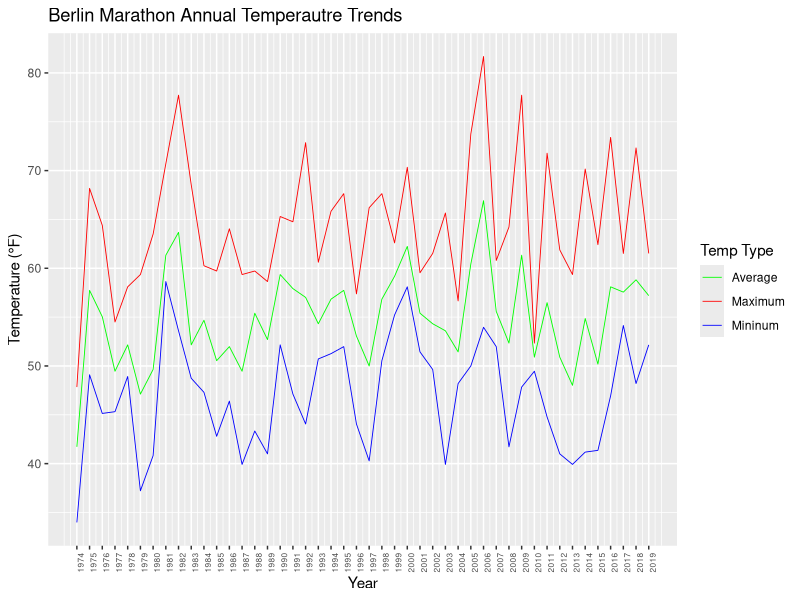
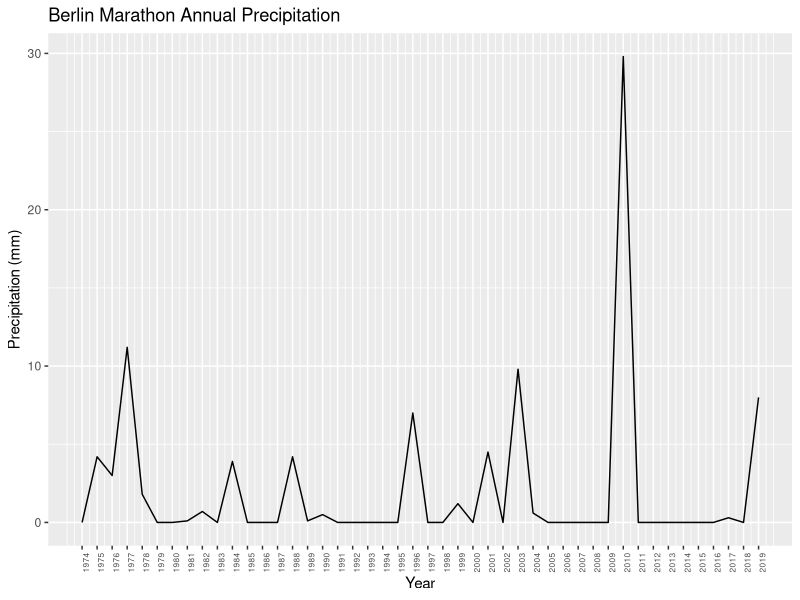
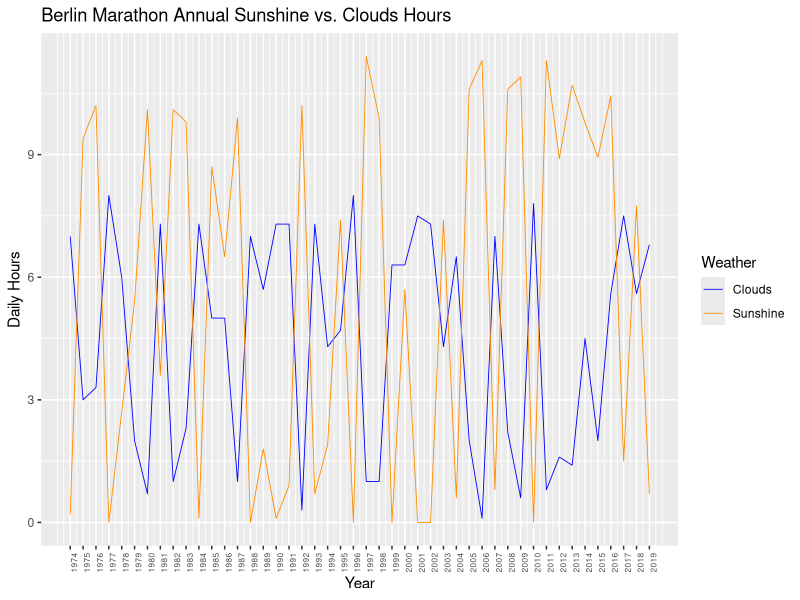

Reproduce these figures in R, in order.
library(tidyverse)

library(readr)
weather_data <- read_csv("derived_data/weather_tidied.csv")


long_data1 <- weather_data %>% select(Year, MIN_TEMP_F, AVG_TEMP_F, MAX_TEMP_F) %>% pivot_longer(cols = c(MIN_TEMP_F, AVG_TEMP_F, MAX_TEMP_F), 
                          names_to = "Temp Type", values_to = "Temperature")

fig1 <- ggplot(long_data1, aes(x = Year, y = Temperature, color = `Temp Type`, group = `Temp Type`)) +
  geom_line(size = 0.3) +
  labs(title = "Berlin Marathon Annual Temperautre Trends", x = "Year", y = "Temperature (°F)") +
  theme(axis.text.x = element_text(angle = 90, hjust = 1, size=6))+
  scale_color_manual(values = c("MIN_TEMP_F" = "blue", "AVG_TEMP_F" = "green", "MAX_TEMP_F" = "red"),
                     labels = c("MIN_TEMP_F" = "Mininum", "AVG_TEMP_F" = "Average", "MAX_TEMP_F" = "Maximum"))+
  scale_x_continuous(breaks = seq(1974, 2019, by = 1))
ggsave("figures/annual_temp_trends.png", plot=fig1, width=9, height=5)


fig2 <- ggplot(weather_data, aes(x = Year, y = PRECIP_mm)) + 
  geom_line() +
  labs(title = "Berlin Marathon Annual Precipitation", x = "Year", y = "Precipitation (mm)") +
  theme(axis.text.x = element_text(angle = 90, hjust = 1, size=6)) +
  scale_x_continuous(breaks = seq(1974, 2019, by = 1))
ggsave("figures/annual_precipitation_trends.png", plot=fig2, width=9, height=5)


long_data2 <- weather_data %>% select(Year, SUNSHINE_hrs, CLOUD_hrs) %>% pivot_longer(cols = c(SUNSHINE_hrs, CLOUD_hrs), 
                                                                                                 names_to = "Weather", values_to = "Hours")
fig3 <- ggplot(long_data2, aes(x = Year, y = Hours, color = Weather, group = Weather)) +
  geom_line(size = 0.3) +
  labs(title = "Berlin Marathon Annual Sunshine vs. Clouds Hours", x = "Year", y = "Daily Hours") +
  theme(axis.text.x = element_text(angle = 90, hjust = 1, size=6))+
  scale_color_manual(values = c("SUNSHINE_hrs" = "darkorange", "CLOUD_hrs" = "blue"),
                     labels = c("SUNSHINE_hrs" = "Sunshine", "CLOUD_hrs" = "Clouds"))+
  scale_x_continuous(breaks = seq(1974, 2019, by = 1))
ggsave("figures/annual_sky_conditions.png", plot=fig3, width=9, height=5)




